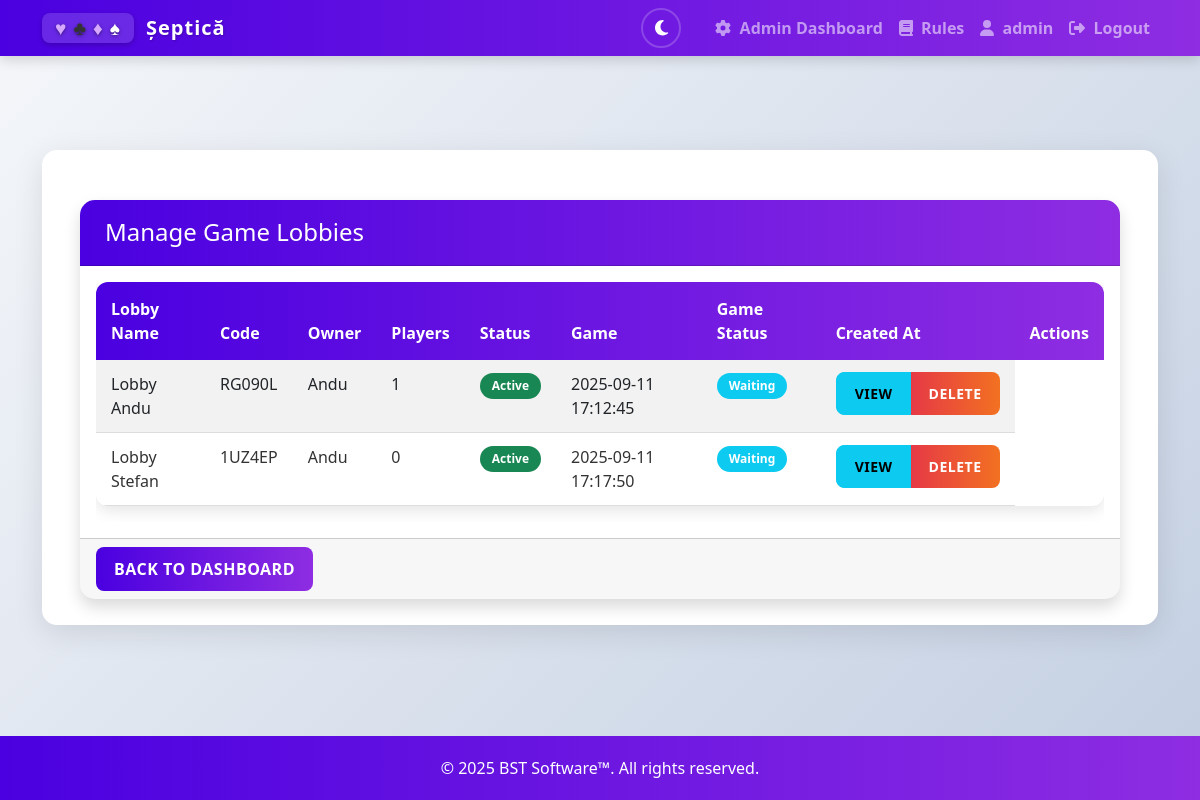
Screenshot of /admin/lobbies (signed in) with the database file from the repository.
### app.py (models this page shows, shortened)
class User(db.Model, UserMixin):
    id = db.Column(db.Integer, primary_key=True)
    username = db.Column(db.String(80), unique=True, nullable=False)
    email = db.Column(db.String(120), unique=True, nullable=False)
    password = db.Column(db.String(200), nullable=False)
    created_at = db.Column(db.DateTime, default=datetime.utcnow)
    is_admin = db.Column(db.Boolean, default=False)
    lobby_players = db.relationship('LobbyPlayer', back_populates='user', cascade='all, delete-orphan')

class Lobby(db.Model):
    id = db.Column(db.Integer, primary_key=True)
    code = db.Column(db.String(6), unique=True, nullable=False)
    name = db.Column(db.String(100), nullable=True)  # New field for lobby name
    created_at = db.Column(db.DateTime, default=datetime.utcnow)
    is_active = db.Column(db.Boolean, default=True)
    is_public = db.Column(db.Boolean, default=True)
    game_started = db.Column(db.Boolean, default=False)  # New field to track if game has started
    owner_id = db.Column(db.Integer, db.ForeignKey('user.id'), nullable=False)
    player_count_type = db.Column(db.Integer, default=4)  # 3 or 4 player game
    team1_wins = db.Column(db.Integer, default=0)  # Team 1 wins in lobby
    team2_wins = db.Column(db.Integer, default=0)  # Team 2 wins in lobby
    team3_wins = db.Column(db.Integer, default=0)  # Team 3 wins in lobby (for 3-player games)
    total_games_played = db.Column(db.Integer, default=0)  # Total number of games played
    next_game_multiplier = db.Column(db.Integer, default=1)  # Points multiplier for next game
    owner = db.relationship('User', foreign_keys=[owner_id])
    players = db.relationship('LobbyPlayer', back_populates='lobby', cascade='all, delete-orphan')
    @property
    def player_count(self):
        return len(self.players)

### app.py (the view)
@application.route('/admin/lobbies')
def admin_lobbies():
    if not session.get('is_admin', False):
        flash('You do not have permission to access this page!', 'error')
        return redirect(url_for('lobbies'))
    try:
        lobbies = Lobby.query.filter_by(is_active=True).all()
        return render_template('admin_lobbies.html', lobbies=lobbies)
    except Exception as e:
        logger.error(f"Error accessing admin lobbies page: {e}")
        flash('An error occurred while retrieving lobbies.', 'error')
        return redirect(url_for('admin_dashboard'))

### app.py (called while the page is built)
@login_manager.user_loader
def load_user(user_id):
    return User.query.get(int(user_id))

### templates/admin_lobbies.html (shortened to what this page needs)
{% extends "base.html" %}
{% block content %}
<div class="container mt-4">
    <div class="card shadow">
        <div class="card-header bg-dark text-white">
            <h4 class="mb-0">Manage Game Lobbies</h4>
        </div>
        <div class="card-body">
            <div id="lobbies-container">
                <div class="table-responsive">
                    <table class="table table-striped table-hover">
                        <thead>
                            <tr>
                                <th>Lobby Name</th>
                                <th>Code</th>
                                <th>Owner</th>
                                <th>Players</th>
                                <th>Status</th>
                                <th>Game</th>
                                <th>Game Status</th>
                                <th>Created At</th>
                                <th>Actions</th>
                            </tr>
                        </thead>
                        <tbody id="lobbies-table-body">
                            {% for lobby in lobbies %}
                            <tr id="lobby-row-{{ lobby.code }}" data-lobby-code="{{ lobby.code }}">
                                <td>{{ lobby.name or 'Lobby #' + lobby.code }}</td>
                                <td>{{ lobby.code }}</td>
                                <td id="lobby-owner-{{ lobby.code }}">{{ lobby.owner.username }}</td>
                                <td id="lobby-player-count-{{ lobby.code }}">{{ lobby.player_count }}</td>
                                <td><span class="badge bg-success">Active</span></td>
                                <td>{{ lobby.created_at.strftime('%Y-%m-%d %H:%M:%S') }}</td>
                                <td id="lobby-game-status-{{ lobby.code }}">
                                    {% if lobby.game_started %}
                                    <span class="badge bg-danger">Game In Progress</span>
                                    {% else %}
                                    <span class="badge bg-info">Waiting</span>
                                    {% endif %}
                                </td>
                                <td>
                                    <div class="btn-group" role="group">
                                        <a href="{{ url_for('admin_lobby_detail', lobby_code=lobby.code) }}"
                                           class="btn btn-sm btn-info">View</a>
                                        <button type="button" class="btn btn-sm btn-danger"
                                                data-bs-toggle="modal"
                                                data-bs-target="#deleteModal{{ lobby.id }}">
                                            Delete
                                        </button>
                                    </div>
                                </td>
                            </tr>
                            {% endfor %}
                        </tbody>
                    </table>
                </div>
            </div>
        </div>
        <div class="card-footer">
            <a href="{{ url_for('admin_dashboard') }}" class="btn btn-primary">Back to Dashboard</a>
        </div>
    </div>
</div>
{% endblock %}

### templates/base.html (shortened to what this page needs)
<!DOCTYPE html>
<html lang="en">
<head>
    <link rel="stylesheet" href="https://cdn.jsdelivr.net/npm/bootstrap@5.2.3/dist/css/bootstrap.min.css">
    <link rel="stylesheet" href="https://cdnjs.cloudflare.com/ajax/libs/font-awesome/6.4.0/css/all.min.css">
    <link rel="stylesheet" href="{{ url_for('static', filename='css/style.css') }}">
    <link rel="stylesheet" href="{{ url_for('static', filename='css/admin-dark.css') }}">
</head>
<body class="d-flex flex-column min-vh-100">
    <div class="animated-bg">
        <span></span>
        <span></span>
    </div>
    <nav class="navbar navbar-expand-lg navbar-dark fixed-top">
        <div class="container">            <a class="navbar-brand" href="{{ url_for('index') }}">
                <span class="card-suit-logo">
                    <span class="card-symbol heart-purple">♥</span>
                    <span class="card-symbol club-black">♣</span>
                    <span class="card-symbol diamond-purple">♦</span>
                    <span class="card-symbol spade-black">♠</span>
                </span>
                Șeptică
            </a>
            <div class="collapse navbar-collapse" id="navbarNav">
                <ul class="navbar-nav ms-auto">
                    <li class="nav-item me-3">
                        <button id="theme-toggle" class="btn btn-sm theme-toggle-btn" aria-label="Toggle dark mode">
                            <i class="fas fa-moon"></i>
                        </button>
                    </li>
                    {% if 'username' in session %}
                        {% if session.get('is_admin', False) %}
                        <li class="nav-item">
                            <a class="nav-link" href="{{ url_for('admin_dashboard') }}">
                                <i class="fas fa-cog me-1"></i> Admin Dashboard
                            </a>
                        </li>
                        {% endif %}
                        <li class="nav-item">
                            <a class="nav-link" href="{{ url_for('rules') }}">
                                <i class="fas fa-book me-1"></i> Rules
                            </a>
                        </li>
                        <li class="nav-item">
                            {% if session.get('is_guest', False) %}
                            <span class="nav-link disabled text-muted">
                                <i class="fas fa-user-ninja me-1"></i> {{ session['username'] }}
                                <small class="badge bg-secondary ms-1">Guest</small>
                            </span>
                            {% else %}
                            <a class="nav-link" href="{{ url_for('statistics') }}">
                                <i class="fas fa-user me-1"></i> {{ session['username'] }}
                            </a>
                            {% endif %}
                        </li>
                        <li class="nav-item">
                            <a class="nav-link" href="{{ url_for('logout') }}">
                                <i class="fas fa-sign-out-alt me-1"></i> Logout
                            </a>
                        </li>
                    {% endif %}
                </ul>
            </div>
        </div>
    </nav>
    <div class="container my-4 navbar-padding">
        <div class="page-container">
            {% block content %}{% endblock %}
        </div>
    </div>
    <footer class="footer mt-auto py-3">
        <div class="container text-center">
            <span>&copy; 2025 BST Software™. All rights reserved.</span>
        </div>
    </footer>
</body>
</html>

### rows the page displays
User: username "admin"
Lobby: name "Lobby Andu", code "RG090L", owner.username "Andu", player_count "1", created_at "2025-09-11 17:12:45", game_started "Waiting"
Lobby: name "Lobby Stefan", code "1UZ4EP", owner.username "Andu", player_count "0", created_at "2025-09-11 17:17:50", game_started "Waiting"
